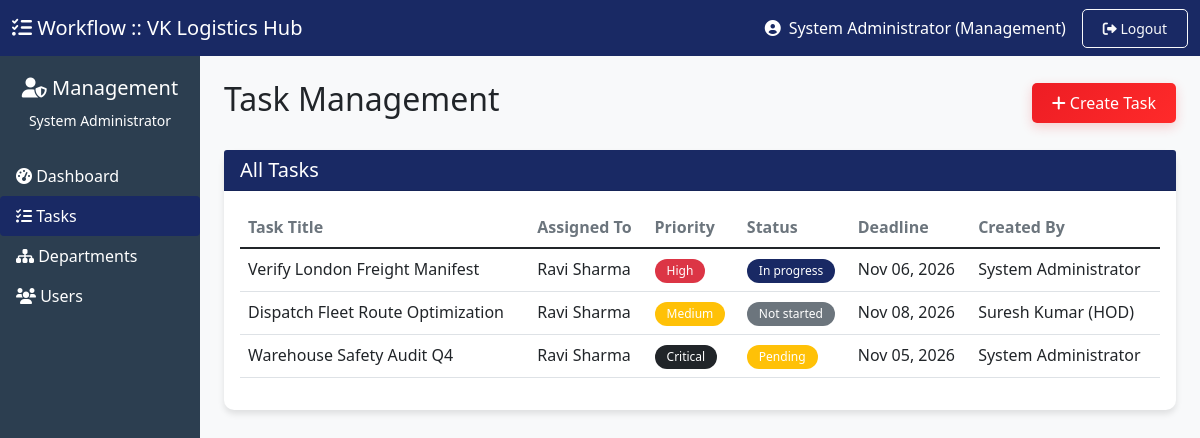
The app's page /dashboard/management/tasks-1.php (signed in), older data.
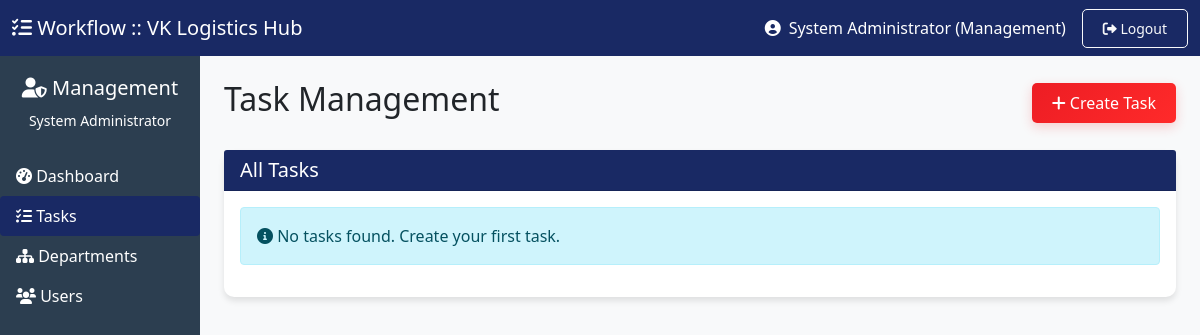
The same page, newer data.
### tables this page shows
CREATE TABLE IF NOT EXISTS `tasks` (
  `id` INT AUTO_INCREMENT PRIMARY KEY,
  `title` VARCHAR(255) NOT NULL,
  `description` TEXT NOT NULL,
  `priority` ENUM('low', 'medium', 'high', 'critical') DEFAULT 'medium',
  `status` ENUM('pending', 'not_started', 'in_progress', 'dependency_block', 'waiting_review', 'completed', 'rejected') DEFAULT 'pending',
  `deadline` DATE NOT NULL,
  `submission_details` TEXT NULL,
  `created_by` INT NOT NULL,
  `completed_at` DATETIME NULL,
  `created_at` TIMESTAMP DEFAULT CURRENT_TIMESTAMP,
  `updated_at` TIMESTAMP DEFAULT CURRENT_TIMESTAMP ON UPDATE CURRENT_TIMESTAMP,
  INDEX (`created_by`),
  INDEX (`status`),
  INDEX (`priority`)
);

CREATE TABLE IF NOT EXISTS `users` (
  `id` INT AUTO_INCREMENT PRIMARY KEY,
  `username` VARCHAR(50) NOT NULL UNIQUE,
  `email` VARCHAR(100) NOT NULL UNIQUE,
  `password` VARCHAR(255) NOT NULL,
  `full_name` VARCHAR(100) NOT NULL,
  `role` ENUM('management', 'hod', 'employee') NOT NULL,
  `department_id` INT NULL,
  `position` VARCHAR(100) NULL,
  `is_active` TINYINT(1) DEFAULT 1,
  `last_login` DATETIME NULL,
  `created_at` TIMESTAMP DEFAULT CURRENT_TIMESTAMP,
  INDEX (`department_id`),
  INDEX (`role`),
  INDEX (`is_active`)
);

### dashboard/management/tasks-1.php (the view, shortened to what the changed rows need)
<?php
require_once __DIR__ . '/../../config.php';
try {
    $db = getDB();
} catch(Exception $e) {
    die("Database connection failed. Please check your database setup.");
}
$tasks = [];
try {
    $stmt = $db->query("SELECT t.*, u.full_name as created_by_name, a.full_name as assigned_to_name FROM tasks t LEFT JOIN users u ON t.created_by = u.id LEFT JOIN task_assignments ta ON t.id = ta.task_id LEFT JOIN users a ON ta.assigned_to = a.id ORDER BY t.created_at DESC");
    $tasks = $stmt->fetchAll();
} catch(Exception $e) {
    $message = "Error loading data: " . $e->getMessage();
    $message_type = "danger";
}
?>
<!DOCTYPE html>
<html lang="en">
<head>
    <link href="https://cdn.jsdelivr.net/npm/bootstrap@5.1.3/dist/css/bootstrap.min.css" rel="stylesheet">
    <link rel="stylesheet" href="https://cdnjs.cloudflare.com/ajax/libs/font-awesome/6.0.0/css/all.min.css">
 <link href="../../assets/css/style.css" rel="stylesheet">
</head>
<body style="background-color: #f8f9fa;">
    <div class="container-fluid">
        <div class="row">
            <main class="col-md-9 ms-sm-auto col-lg-10 px-md-4 py-4">
                <div class="d-flex justify-content-between align-items-center mb-4">
                    <h1 class="h2">Task Management</h1>
                </div>
                <div class="card">
                    <div class="card-body">
                        <?php if(empty($tasks)): ?>
                            <div class="alert alert-info">
                                <i class="fas fa-info-circle"></i> No tasks found. Create your first task.
                            </div>
                        <?php else: ?>
                            <div class="table-responsive">
                                <table class="table table-hover">
                                    <thead>
                                        <tr>
                                            <th>Task Title</th>
                                            <th>Assigned To</th>
                                            <th>Priority</th>
                                            <th>Status</th>
                                            <th>Deadline</th>
                                            <th>Created By</th>
                                        </tr>
                                    </thead>
                                    <tbody>
                                        <?php foreach($tasks as $task): ?>
                                        <tr>
                                            <td><?php echo htmlspecialchars($task['title']); ?></td>
                                            <td><?php echo $task['assigned_to_name'] ?? 'Unassigned'; ?></td>
                                            <td>
                                                <?php
                                                $priority_colors = [
                                                    'low' => 'success',
                                                    'medium' => 'warning',
                                                    'high' => 'danger',
                                                    'critical' => 'dark'
                                                ];
                                                $color = $priority_colors[$task['priority']] ?? 'secondary';
                                                ?>
                                                <span class="badge bg-<?php echo $color; ?>">
                                                    <?php echo ucfirst($task['priority']); ?>
                                                </span>
                                            </td>
                                            <td>
                                                <?php
                                                $status_colors = [
                                                    'pending' => 'warning',
                                                    'not_started' => 'secondary',
                                                    'in_progress' => 'primary',
                                                    'waiting_review' => 'info',
                                                    'completed' => 'success',
                                                    'rejected' => 'danger'
                                                ];
                                                $color = $status_colors[$task['status']] ?? 'secondary';
                                                ?>
                                                <span class="badge bg-<?php echo $color; ?>">
                                                    <?php echo str_replace('_', ' ', ucfirst($task['status'])); ?>
                                                </span>
                                            </td>
                                            <td><?php echo date('M d, Y', strtotime($task['deadline'])); ?></td>
                                            <td><?php echo $task['created_by_name']; ?></td>
                                        </tr>
                                        <?php endforeach; ?>
                                    </tbody>
                                </table>
                            </div>
                        <?php endif; ?>
                    </div>
                </div>
            </main>
        </div>
    </div>
</body>
</html>

Row changes from the older to the newer data that the page shows:
removed tasks: title "Verify London Freight Manifest", users.full_name "Ravi Sharma", priority "High", status "In progress", deadline "Nov 06, 2026", users.full_name "System Administrator"
removed tasks: title "Dispatch Fleet Route Optimization", users.full_name "Ravi Sharma", priority "Medium", status "Not started", deadline "Nov 08, 2026", users.full_name "Suresh Kumar (HOD)"
removed tasks: title "Warehouse Safety Audit Q4", users.full_name "Ravi Sharma", priority "Critical", status "Pending", deadline "Nov 05, 2026", users.full_name "System Administrator"
Text that changed along with them:
text no longer shown: "Task Title Assigned To Priority Status Deadline Created By"
text now shown: "No tasks found. Create your first task."
